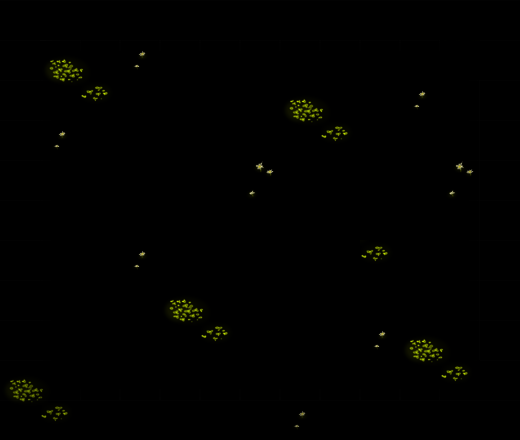

A level layout from a 2D game, rendered from its tile map. Below: a short description, then the map file with tile-grid data replaced by summaries:
An orthogonal 13x11 tile map with 40x40 px tiles, 2 tile layers (块层 1, 块层 2).

<map version="1.0" orientation="orthogonal" width="13" height="11" tilewidth="40" tileheight="40">
 <tileset firstgid="1" name="clmap_skin" tilewidth="40" tileheight="40">
  <image source="clmap_skin.png" width="400" height="440" />
 </tileset>
 <layer name="块层 1" width="13" height="11">
  <data>[143 cells, 29 non-empty, 6 distinct tile ids]</data>
 </layer>
 <layer name="块层 2" width="13" height="11">
  <data>[143 cells, 80 non-empty, 9 distinct tile ids]</data>
 </layer>
</map>
